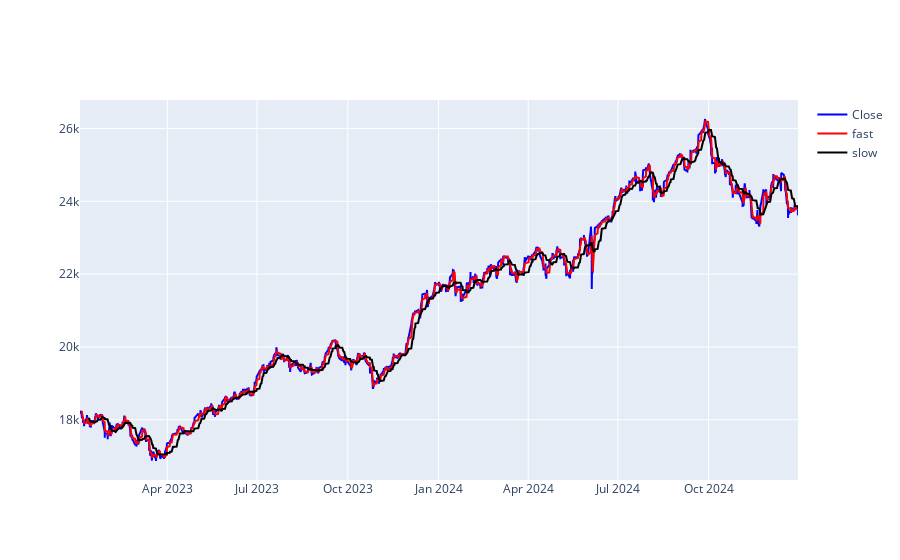

Notebook cell for this chart:
### Code cell
import plotly.graph_objects as go
fig = go.Figure()
fig.add_trace(go.Scatter(x=data.index, y=data['Close'], name='Close', line=dict(color='blue')))
fig.add_trace(go.Scatter(x=data.index, y=data['sma_1'], name='fast', line=dict(color='red')))
fig.add_trace(go.Scatter(x=data.index, y=data['sma_2'], name='slow', line=dict(color='black')))

### Figure 1 — Plotly figure (JSON) as saved in the notebook; plotly's stock layout.template omitted (floating-point values rounded to 4 significant figures; data arrays with more than 128 entries replaced by an {"elided": "..."} marker saying what was removed)
{"data": [{"line": {"color": "blue"}, "name": "Close", "type": "scatter", "x": {"elided": "3423 str values"}, "y": {"elided": "3423 float values"}}, {"line": {"color": "red"}, "name": "fast", "type": "scatter", "x": {"elided": "3423 str values"}, "y": {"elided": "3423 float values"}}, {"line": {"color": "black"}, "name": "slow", "type": "scatter", "x": {"elided": "3423 str values"}, "y": {"elided": "3423 float values"}}], "layout": {}}
